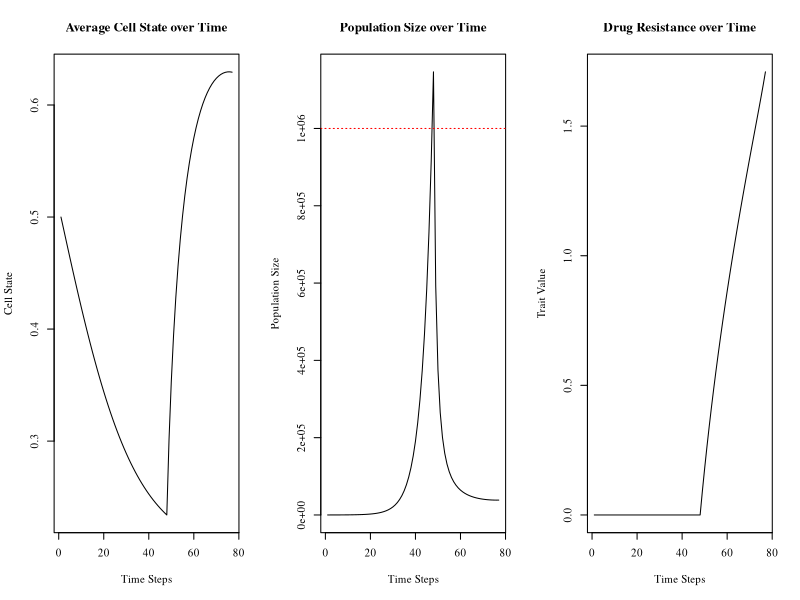

Write R code to recreate this figure.
#Code written by Anuraag Bukkuri, expanded from code provided in "Advancing population ecology with integral projection models: a practical guide" - Merow et al 2013

params = data.frame(
  txon = FALSE,
  endtx = 150)

varG = .05
varF = .05
lexp = 1.5
beta = 1.5 
evolv = 1
natd = .01*evolv
bex = -.6

vpar1 = .01
vpar2 = .3
plotstop = 0
starttx=0
min = 0
max = 1
n = 100
tol = 1e-8
bc = min + c(0:n) * (max - min)/n
y = 0.5 * (bc[1:n] + bc[2:(n+1)])
h = y[2] - y[1]

Nt = rnorm(n,.5,0)
sim_steps = params$endtx-1
v = 0

popsize = vector(,sim_steps)
evoldyn = vector(,sim_steps)
avgtemp = vector(,length(y))
avgplot = vector(,sim_steps)

for (i in 1:sim_steps) {

  total_cells = sum(Nt)
  Ntnorm = Nt / total_cells
  popsize[i] = total_cells
  evoldyn[i] = v
  for (j in 1:length(y)) {avgtemp[j] = y[j] * Ntnorm[j]}
  avgcell = sum(avgtemp)
  avgplot[i] = avgcell
  
  if (total_cells>1e6 && params$txon==FALSE){starttx=i
  params$txon=TRUE}
  
  if ((total_cells>1e6 && params$txon==TRUE && i>starttx+3)||total_cells<10){plotstop=i
  break}
  
  if ((total_cells>popsize[i-1] && params$txon==TRUE && i>starttx||total_cells<10)){plotstop=i
  break} #time to failure
  
  if (params$txon==TRUE) {m=1}
  else {m=0}
  
  l.x = function(x, params) {exp(lexp*x)}
  
  b.x = function(x, params) {.3*exp(bex*x)}
  
  s.x = function(x, params) {
    return(1-natd-m/(l.x(x,params=params)+beta*v))}
  
  g.yx = function(xp, x, params) {dnorm(xp,mean=x,sd= varG)}
  
  f.yx = function(xp, x, params) {dnorm(xp,mean=x,sd= varF)}
  
  dsdv <-outer(y, y, function(xp,x,params) {beta*m/(beta*v+exp(lexp*x))^2}, params=params)
  
  dkds <-outer(y, y, function(xp,x,params) {g.yx(xp,x,params)},params=params)
  
  F = h*outer(y, y, f.yx, params=params)
  B = b.x(y, params=params)
  G = h*outer(y, y, g.yx, params=params)
  S = s.x(y, params=params)
  Q = F
  P = G
  for (j in 1:n) {
    Q[, j] = F[, j] * B[j]
    P[, j] = G[, j] * S[j]
  }
  
  #Low state eviction
  for (j in 1:(n / 2)) {
    F[1, j] <- F[1, j] + 1 - sum(F[, j])
    Q[, j] <- F[, j] * B[j]
    G[1, j] <- G[1, j] + 1 - sum(G[, j])
    P[, j] <- G[, j] * S[j]
  }

  #High state eviction
  for (j in (n / 2 + 1):n) {
    F[n, j] <- F[n, j] + 1 - sum(F[, j])
    Q[, j] <- F[, j] * B[j]
    G[n, j] <- G[n, j] + 1 - sum(G[, j])
    P[, j] <- G[, j] * S[j]
  }
  
  K = P + Q
  Nt1 = K %*% Nt
  Nt = Nt1
  
  lam <- abs(eigen(K)$values[1])
  w.eigen <- abs(eigen(K)$vectors[, 1])
  stable.dist <- w.eigen/sum(w.eigen)
  v.eigen <- abs(eigen(t(K))$vectors[, 1])
  repro.val <- v.eigen/v.eigen[1]
  v.dot.w = sum(stable.dist * repro.val) * h
  sens = outer(repro.val, stable.dist)/v.dot.w
  
  sensv <- sum(sens*(dkds * dsdv)) * h ^ 2
  v <- v + evolv * sum(sensv) / lam
}

message('Drug Resistance Level:',v)
message('Average Cell State:',avgcell)
message('Nadir of Population:',min(popsize[-c(1:starttx,plotstop+1:params$endtx)]))
message('Tx Start:',starttx)
message('Time to Progression:',plotstop-starttx)

par(mfrow = c(1, 3))
plot(avgplot[-c(plotstop+1:params$endtx)],xlab = "Time Steps",ylab='Cell State',type = 'l',main = 'Average Cell State over Time',family='serif')
plot(popsize[-c(plotstop+1:params$endtx)],xlab = "Time Steps",ylab = 'Population Size',main = 'Population Size over Time',type = 'l',family='serif')
abline(h=1e6,col='red',lty=3)
plot(evoldyn[-c(plotstop+1:params$endtx)],xlab = "Time Steps",ylab = 'Trait Value',main = 'Drug Resistance over Time',type = 'l',family='serif')
